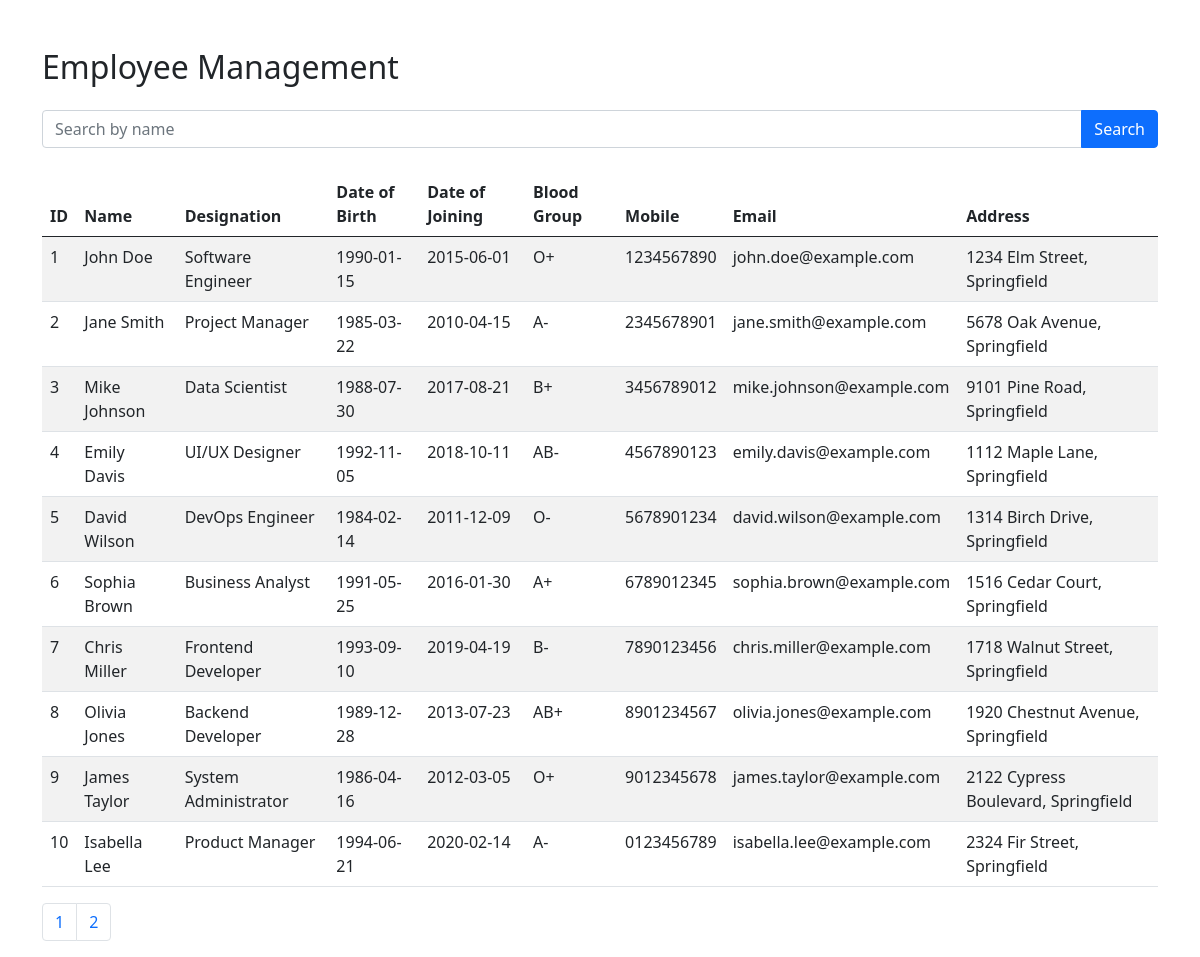
Screenshot of /employee_management/index.php with the database file from the repository.
### tables this page shows
CREATE TABLE `employees` (
  `id` int(11) NOT NULL,
  `name` varchar(100) NOT NULL,
  `designation` varchar(100) NOT NULL,
  `dob` date NOT NULL,
  `doj` date NOT NULL,
  `blood_group` varchar(5) NOT NULL,
  `mobile` varchar(15) NOT NULL,
  `email` varchar(100) NOT NULL,
  `address` text NOT NULL
);

### employee_management/index.php (the view, shortened to what this page needs)
<?php
include 'db_connection.php';
$search = "";
$perPage = 10;
$total = $conn->query("SELECT COUNT(*) FROM employees WHERE name LIKE '%$search%'")->fetch_row()[0];
$pages = ceil($total / $perPage);
if (isset($_GET['page']) && is_numeric($_GET['page'])) {
    $page = (int)$_GET['page'];
} else {
    $page = 1;
}
$start = ($page - 1) * $perPage;
$sql = "SELECT * FROM employees WHERE name LIKE '%$search%' LIMIT $start, $perPage";
$result = $conn->query($sql);
?>
<!DOCTYPE html>
<html lang="en">
<head>
    <link href="https://cdn.jsdelivr.net/npm/bootstrap@5.0.2/dist/css/bootstrap.min.css" rel="stylesheet">
</head>
<body>
    <div class="container mt-5">
        <h2 class="mb-4">Employee Management</h2>
        <form class="mb-4" method="get" action="">
            <div class="input-group">
                <input type="text" class="form-control" placeholder="Search by name" name="search" value="<?php echo $search; ?>">
                <button class="btn btn-primary" type="submit">Search</button>
            </div>
        </form>
        <table class="table table-striped">
            <thead>
                <tr>
                    <th>ID</th>
                    <th>Name</th>
                    <th>Designation</th>
                    <th>Date of Birth</th>
                    <th>Date of Joining</th>
                    <th>Blood Group</th>
                    <th>Mobile</th>
                    <th>Email</th>
                    <th>Address</th>
                </tr>
            </thead>
            <tbody>
                <?php
                if ($result->num_rows > 0) {
                    while ($row = $result->fetch_assoc()) {
                        echo "<tr>";
                        echo "<td>" . $row['id'] . "</td>";
                        echo "<td>" . $row['name'] . "</td>";
                        echo "<td>" . $row['designation'] . "</td>";
                        echo "<td>" . $row['dob'] . "</td>";
                        echo "<td>" . $row['doj'] . "</td>";
                        echo "<td>" . $row['blood_group'] . "</td>";
                        echo "<td>" . $row['mobile'] . "</td>";
                        echo "<td>" . $row['email'] . "</td>";
                        echo "<td>" . $row['address'] . "</td>";
                        echo "</tr>";
                    }
                } else {
                    echo "<tr><td colspan='9'>No employees found.</td></tr>";
                }
                ?>
            </tbody>
        </table>
        <nav>
            <ul class="pagination">
                <?php
                for ($i = 1; $i <= $pages; $i++) {
                    echo "<li class='page-item'><a class='page-link' href='?page=$i&search=$search'>$i</a></li>";
                }
                ?>
            </ul>
        </nav>
    </div>
</body>
</html>

### rows the page displays
employees: id "1", name "John Doe", designation "Software Engineer", dob "1990-01-15", doj "2015-06-01", blood_group "O+", mobile "1234567890", email "john.doe@example.com", address "1234 Elm Street, Springfield"
employees: id "2", name "Jane Smith", designation "Project Manager", dob "1985-03-22", doj "2010-04-15", blood_group "A-", mobile "2345678901", email "jane.smith@example.com", address "5678 Oak Avenue, Springfield"
employees: id "3", name "Mike Johnson", designation "Data Scientist", dob "1988-07-30", doj "2017-08-21", blood_group "B+", mobile "3456789012", email "mike.johnson@example.com", address "9101 Pine Road, Springfield"
employees: id "4", name "Emily Davis", designation "UI/UX Designer", dob "1992-11-05", doj "2018-10-11", blood_group "AB-", mobile "4567890123", email "emily.davis@example.com", address "1112 Maple Lane, Springfield"
employees: id "5", name "David Wilson", designation "DevOps Engineer", dob "1984-02-14", doj "2011-12-09", blood_group "O-", mobile "5678901234", email "david.wilson@example.com", address "1314 Birch Drive, Springfield"
employees: id "6", name "Sophia Brown", designation "Business Analyst", dob "1991-05-25", doj "2016-01-30", blood_group "A+", mobile "6789012345", email "sophia.brown@example.com", address "1516 Cedar Court, Springfield"
employees: id "7", name "Chris Miller", designation "Frontend Developer", dob "1993-09-10", doj "2019-04-19", blood_group "B-", mobile "7890123456", email "chris.miller@example.com", address "1718 Walnut Street, Springfield"
employees: id "8", name "Olivia Jones", designation "Backend Developer", dob "1989-12-28", doj "2013-07-23", blood_group "AB+", mobile "8901234567", email "olivia.jones@example.com", address "1920 Chestnut Avenue, Springfield"
employees: id "9", name "James Taylor", designation "System Administrator", dob "1986-04-16", doj "2012-03-05", blood_group "O+", mobile "9012345678", email "james.taylor@example.com", address "2122 Cypress Boulevard, Springfield"
employees: id "10", name "Isabella Lee", designation "Product Manager", dob "1994-06-21", doj "2020-02-14", blood_group "A-", mobile "0123456789", email "isabella.lee@example.com", address "2324 Fir Street, Springfield"
